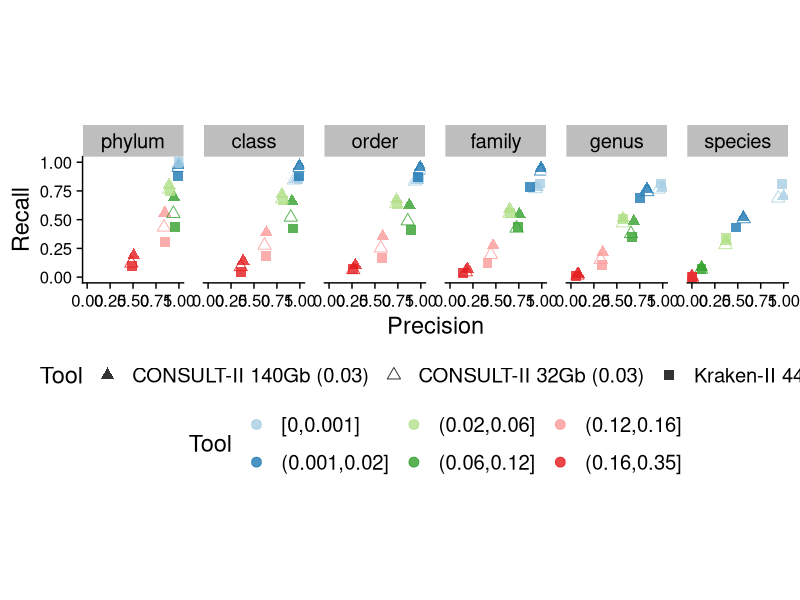

The R source for this figure: (Note: this script raises an error after producing the figure.)
require(ggplot2)
require(readr)
require(cowplot)
require(dplyr)

scores <- read_csv("../results/summary_p_scores_sizes-bacteria.csv")
scores$Taxonomic_Rank[scores$Taxonomic_Rank == "superkingdom"] <- "kingdom"
scores <- scores %>% filter (Taxonomic_Rank != "kingdom")
scores$Taxonomic_Rank <- factor(
  scores$Taxonomic_Rank,
  levels = c("phylum", "class", "order", "family", "genus", "species")
)
scores$Method[scores$Method == "CONSULT-II (0.03)"] <- "CONSULT-II 140Gb (0.03)"
scores$Method[scores$Method == "CONSULT-II h=14, b=10 (0.03)"] <- "CONSULT-II 32Gb (0.03)"
scores$Method[scores$Method == "CONSULT-II h=13, b=16 (0.03)"] <- "CONSULT-II 18Gb (0.03)"
scores$Method[scores$Method == "Kraken-II"] <- "Kraken-II 44Gb"

ggplot(scores %>% filter(Method != "CONSULT-II 18Gb (0.03)") %>%
         mutate(
           Distance_to_closest = cut(
             Distance_to_closest,
             include.lowest = TRUE,
             breaks = c(0, 0.001, 0.02, 0.06, 0.12, 0.16, 0.35)
           )
         ) %>%
         group_by(Method, Taxonomic_Rank, Distance_to_closest) %>%
         summarise(Recall = mean(Recall), F1 = mean(F1), Precision = mean(Precision))
       , aes(x = Precision, y = Recall, color = Distance_to_closest, shape = Method)) +
  geom_point(alpha = 0.8, size=3) +
  facet_wrap(facets = "Taxonomic_Rank", nrow=1) +
  labs(shape = "Tool", colour = "Tool", linetype = "Tool", x = "Precision", y = "Recall") +
  scale_colour_brewer(palette = "Paired") +
  scale_shape_manual(values = c(17, 2, 15)) +
  theme_cowplot(font_size = 17) +
  theme(strip.background = element_rect(fill = "gray")) +
  theme(axis.text.y = element_text(size=12), axis.text.x = element_text(size=12), aspect.ratio = 1.25) +
  theme(panel.spacing.x = unit(1, "lines")) +
  theme(legend.position = "bottom", legend.justification = "center", legend.direction = "horizontal", legend.box = "vertical")
ggsave2("../figures/classification_size_comparison-bacteria-1.pdf", width = 15, height = 5)

ggplot(scores %>% filter(Method != "CONSULT-II 18Gb (0.03)"), aes(x = Distance_to_closest, y = F1, color = Method, linetype = Method, shape = Method)) +
  facet_wrap(vars(Taxonomic_Rank), nrow = 1) +
  geom_point(alpha = 0.5) +
  labs(shape = "Tool", colour = "Tool", linetype = "Tool", x = "Distance to the closest", y = "F1") +
  stat_smooth(se = F, span = 0.7, method = "glm", method.args = list(family = binomial), size = 1.25) +
  theme_cowplot(font_size = 17) +
  scale_colour_manual(values = c("#d95f02", "#a6761d", "#7570b3")) +
  theme(strip.background = element_rect(fill = "gray")) +
  theme(axis.text.y = element_text(size=12), axis.text.x = element_text(size=12), aspect.ratio = 1.25) +
  theme(legend.position = "bottom", legend.justification = "center", legend.direction = "vertical") +
  theme(legend.position = "bottom", legend.justification = "center", legend.direction = "horizontal", legend.box = "vertical")
ggsave2("../figures/classification_size_comparison-bacteria-2.pdf", width = 15, height = 4)
